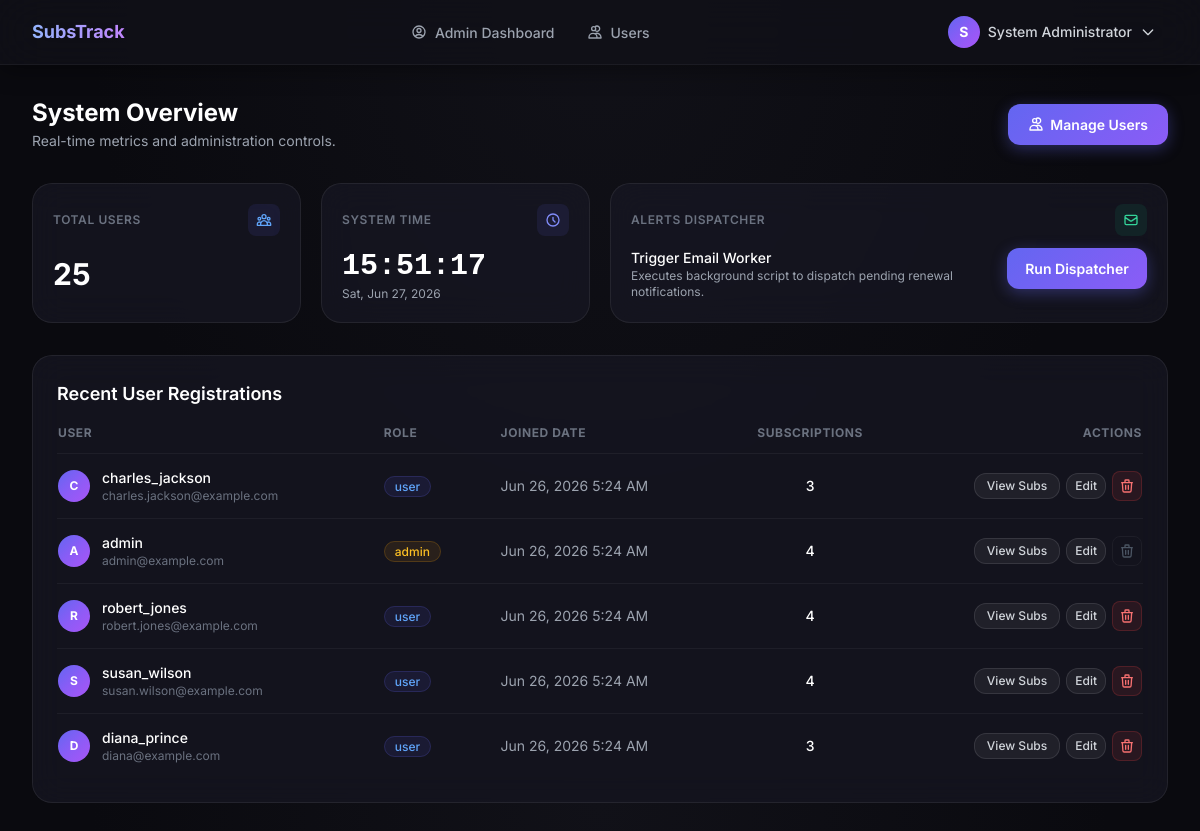
Screenshot of /admin (signed in) with the database file from the repository.
### tables this page shows
CREATE TABLE IF NOT EXISTS users (
    id           INT UNSIGNED    NOT NULL AUTO_INCREMENT,
    username     VARCHAR(50)     NOT NULL,
    full_name    VARCHAR(100)    NOT NULL,
    email        VARCHAR(150)    NOT NULL,
    password     VARCHAR(255)    NOT NULL,
    role         ENUM('admin','user') NOT NULL DEFAULT 'user',
    created_at   TIMESTAMP       NOT NULL DEFAULT CURRENT_TIMESTAMP,
    updated_at   TIMESTAMP       NOT NULL DEFAULT CURRENT_TIMESTAMP ON UPDATE CURRENT_TIMESTAMP,
    PRIMARY KEY (id),
    UNIQUE KEY uq_users_email    (email),
    UNIQUE KEY uq_users_username (username)
);

### controllers/AdminController.php (called while the page is built, shortened)
<?php
require_once dirname(__DIR__) . '/models/User.php';
require_once dirname(__DIR__) . '/models/Subscription.php';
require_once __DIR__ . '/Session.php';
class AdminController
{
    private User $userModel;
    private Subscription $subModel;
    public function __construct()
    {
        $this->userModel = new User();
        $this->subModel  = new Subscription();
    }
    public function dashboard(): void
    {
        $stats = [
            'total_users'         => $this->userModel->getCount(),
            'total_subscriptions' => $this->subModel->getTotalCount(),
            'active_subscriptions' => $this->subModel->getTotalActiveCount(),
            'global_monthly_spend' => $this->subModel->getGlobalMonthlySpend(),
        ];
        $recentUsers = $this->userModel->getRecentUsers(5);
        require_once dirname(__DIR__) . '/views/admin/dashboard.php';
    }
}

### config/database.php (called while the page is built, shortened)
<?php
class Database
{
    private static ?PDO $instance = null;
    public static function getInstance(): PDO
    {
        if (self::$instance === null) {
            $host    = $_ENV['DB_HOST']    ?? '127.0.0.1';
            $port    = $_ENV['DB_PORT']    ?? '3306';
            $dbname  = $_ENV['DB_NAME']    ?? 'subscription_tracker';
            $user    = $_ENV['DB_USER']    ?? 'root';
            $pass    = $_ENV['DB_PASS']    ?? '';
            $charset = $_ENV['DB_CHARSET'] ?? 'utf8mb4';
            $dsn = "mysql:host={$host};port={$port};dbname={$dbname};charset={$charset}";
            $options = [
                PDO::ATTR_ERRMODE            => PDO::ERRMODE_EXCEPTION,
                PDO::ATTR_DEFAULT_FETCH_MODE => PDO::FETCH_ASSOC,
                PDO::ATTR_EMULATE_PREPARES   => false,
                PDO::MYSQL_ATTR_FOUND_ROWS   => true,
                PDO::ATTR_TIMEOUT            => 5,
            ];
            try {
                self::$instance = new PDO($dsn, $user, $pass, $options);
            } catch (PDOException $e) {
                error_log('[Database] Connection failed: ' . $e->getMessage());
                die(json_encode(['error' => 'Database connection failed. Please try again later.']));
            }
        }
        return self::$instance;
    }
}

### models/User.php (called while the page is built, shortened)
<?php
require_once dirname(__DIR__) . '/config/database.php';
class User
{
    private PDO $db;
    public function __construct()
    {
        $this->db = Database::getInstance();
    }
    public function getCount(): int
    {
        $stmt = $this->db->prepare('SELECT COUNT(*) FROM users');
        $stmt->execute();
        return (int) $stmt->fetchColumn();
    }
    public function getRecentUsers(int $limit = 5): array
    {
        $stmt = $this->db->prepare(
            'SELECT u.id, u.username, u.full_name, u.email, u.role, u.created_at, COUNT(s.id) AS subscription_count
             FROM users u
             LEFT JOIN subscriptions s ON u.id = s.user_id
             GROUP BY u.id
             ORDER BY u.created_at DESC
             LIMIT ?'
        );
        $stmt->bindValue(1, $limit, PDO::PARAM_INT);
        $stmt->execute();
        return $stmt->fetchAll();
    }
}

### models/Subscription.php (called while the page is built, shortened)
<?php
require_once dirname(__DIR__) . '/config/database.php';
class Subscription
{
    private PDO $db;
    public function __construct()
    {
        $this->db = Database::getInstance();
    }
    public function getTotalCount(): int
    {
        $stmt = $this->db->prepare('SELECT COUNT(*) FROM subscriptions');
        $stmt->execute();
        return (int) $stmt->fetchColumn();
    }
    public function getTotalActiveCount(): int
    {
        $stmt = $this->db->prepare("SELECT COUNT(*) FROM subscriptions WHERE status = 'active'");
        $stmt->execute();
        return (int) $stmt->fetchColumn();
    }
    public function getGlobalMonthlySpend(): float
    {
        $stmt = $this->db->prepare("SELECT cost, billing_cycle FROM subscriptions WHERE status = 'active'");
        $stmt->execute();
        $rows = $stmt->fetchAll();
        $total = 0.0;
        foreach ($rows as $row) {
            $divisor = self::CYCLES[$row['billing_cycle']] ?? 1;
            $total  += (float) $row['cost'] / $divisor;
        }
        return round($total, 2);
    }
}

### controllers/Session.php (called while the page is built, shortened)
<?php
class Session
{
    public static function get(string $key, mixed $default = null): mixed
    {
        return $_SESSION[$key] ?? $default;
    }
}

### views/admin/dashboard.php (the view, shortened to what this page needs)
<?php
$stats           = $stats ?? [];
$recentUsers     = $recentUsers ?? [];
require_once __DIR__ . '/../layout/header.php';
require_once __DIR__ . '/../layout/navbar.php';
$loggedInAdminId = (int) \Session::get('user_id');
?>
<div class="min-h-screen">
    <main class="max-w-7xl mx-auto px-4 sm:px-6 lg:px-8 py-8 space-y-8 animate-slide-up">
        <div class="flex flex-col sm:flex-row sm:items-center sm:justify-between gap-4">
            <div class="flex items-center gap-4">
                <div>
                    <h1 class="text-2xl font-bold text-white">System Overview</h1>
                    <p class="text-gray-400 text-sm mt-0.5">Real-time metrics and administration controls.</p>
                </div>
            </div>
            <div>
                <a href="/admin/users" class="btn-primary">
                    <svg class="w-4 h-4 mr-1.5 inline" fill="none" viewBox="0 0 24 24" stroke="currentColor">
                        <path stroke-linecap="round" stroke-linejoin="round" stroke-width="2" d="M12 4.354a4 4 0 110 5.292M15 21H3v-1a6 6 0 0112 0v1zm0 0h6v-1a6 6 0 00-9-5.197M13 7a3 3 0 11-6 0 3 3 0 016 0z" />
                    </svg>
                    Manage Users
                </a>
            </div>
        </div>
        <div class="grid grid-cols-1 sm:grid-cols-2 lg:grid-cols-4 gap-5">
            <a href="/admin/users" class="glass-card p-5 hover:border-brand-500 hover:shadow-glow hover:-translate-y-0.5 transition-all duration-300 block cursor-pointer">
                <div class="flex items-center justify-between mb-5">
                    <span class="text-xs font-semibold text-gray-500 uppercase tracking-wider">Total Users</span>
                    <div class="w-8 h-8 rounded-lg bg-brand-500/10 flex items-center justify-center text-brand-400">
                    </div>
                </div>
                <p class="text-3xl font-bold text-white"><?= number_format($stats['total_users']) ?></p>
            </a>
            <div class="glass-card p-5 transition-all duration-300">
                <div class="flex items-center justify-between mb-3">
                    <span class="text-xs font-semibold text-gray-500 uppercase tracking-wider">System Time</span>
                    <div class="w-8 h-8 rounded-lg bg-indigo-500/10 flex items-center justify-center text-indigo-400">
                        <svg class="w-4 h-4" fill="none" viewBox="0 0 24 24" stroke="currentColor">
                            <path stroke-linecap="round" stroke-linejoin="round" stroke-width="2" d="M12 8v4l3 3m6-3a9 9 0 11-18 0 9 9 0 0118 0z" />
                        </svg>
                    </div>
                </div>
                <div class="flex flex-col">
                    <p id="digital-clock" class="text-3xl font-bold text-white font-mono">--:--:--</p>
                    <p id="digital-date" class="text-xs text-gray-400 mt-0.5">Loading date...</p>
                </div>
            </div>
            <div class="glass-card p-5 transition-all duration-300 sm:col-span-2">
                <div class="flex items-center justify-between mb-3">
                    <span class="text-xs font-semibold text-gray-500 uppercase tracking-wider">Alerts Dispatcher</span>
                    <div class="w-8 h-8 rounded-lg bg-emerald-500/10 flex items-center justify-center text-emerald-400">
                        <svg class="w-4 h-4" fill="none" viewBox="0 0 24 24" stroke="currentColor">
                            <path stroke-linecap="round" stroke-linejoin="round" stroke-width="2" d="M3 8l7.89 5.26a2 2 0 002.22 0L21 8M5 19h14a2 2 0 002-2V7a2 2 0 00-2-2H5a2 2 0 00-2 2v10a2 2 0 002 2z" />
                        </svg>
                    </div>
                </div>
                <div class="flex flex-col sm:flex-row sm:items-start justify-between gap-4">
                    <div>
                        <p class="text-sm font-medium text-white">Trigger Email Worker</p>
                        <p class="text-xs text-gray-400">Executes background script to dispatch pending renewal notifications.</p>
                    </div>
                    <button id="trigger-worker-btn" class="btn-primary flex items-center justify-center gap-2 whitespace-nowrap self-start sm:self-auto min-w-[140px]">
                        <span id="btn-text">Run Dispatcher</span>
                    </button>
                </div>
            </div>
        </div>
        <div class="glass-card p-6">
            <h2 class="text-lg font-semibold text-white mb-4">Recent User Registrations</h2>
            <?php if (empty($recentUsers)): ?>
                <p class="text-gray-500 text-sm py-4">No users registered in the system.</p>
            <?php else: ?>
                <div class="overflow-x-auto">
                    <table class="w-full text-left border-collapse">
                        <thead>
                            <tr class="border-b border-white/5 text-xs text-gray-500 uppercase tracking-wider font-semibold">
                                <th class="pb-3 pr-4">User</th>
                                <th class="pb-3 px-4">Role</th>
                                <th class="pb-3 px-4">Joined Date</th>
                                <th class="pb-3 px-4 text-center">Subscriptions</th>
                                <th class="pb-3 pl-4 text-right">Actions</th>
                            </tr>
                        </thead>
                        <tbody class="divide-y divide-white/5 text-sm">
                            <?php foreach ($recentUsers as $u): ?>
                                <tr>
                                    <td class="py-3.5 pr-4 flex items-center gap-3">
                                        <div class="w-8 h-8 rounded-full bg-gradient-brand flex items-center justify-center text-xs font-bold text-white">
                                            <?= strtoupper(substr($u['username'], 0, 1)) ?>
                                        </div>
                                        <div>
                                            <p class="font-medium text-white"><?= htmlspecialchars($u['username'], ENT_QUOTES) ?></p>
                                            <p class="text-xs text-gray-500"><?= htmlspecialchars($u['email'], ENT_QUOTES) ?></p>
                                        </div>
                                    </td>
                                    <td class="py-3.5 px-4">
                                        <span class="text-xs font-medium px-2.5 py-0.5 rounded-full border <?= $u['role'] === 'admin' ? 'bg-amber-500/10 border-amber-500/20 text-amber-400' : 'bg-brand-500/10 border-brand-500/20 text-brand-400' ?>">
                                            <?= htmlspecialchars($u['role'], ENT_QUOTES) ?>
                                        </span>
                                    </td>
                                    <td class="py-3.5 px-4 text-gray-400">
                                        <?= date('M j, Y g:i A', strtotime($u['created_at'])) ?>
                                    </td>
                                    <td class="py-3.5 px-4 text-center text-white font-medium">
                                        <?= $u['subscription_count'] ?>
                                    </td>
                                    <td class="py-3.5 pl-4 text-right">
                                        <div class="flex items-center justify-end gap-1.5">
                                            <a href="/admin/users/<?= $u['id'] ?>/subscriptions" class="btn-secondary py-1 px-3 text-xs">View Subs</a>
                                            <a href="/admin/users/<?= $u['id'] ?>/edit" class="btn-secondary py-1 px-2 text-xs">Edit</a>
                                            <?php if ($u['id'] !== $loggedInAdminId): ?>
                                                <form method="POST" action="/admin/users/<?= $u['id'] ?>/delete"
                                                    class="inline-block delete-confirm-form"
                                                    data-confirm="Are you sure you want to permanently delete user &quot;<?= htmlspecialchars($u['username'], ENT_QUOTES) ?>&quot;?<br/><br/>This will also cascade delete all subscriptions and email alerts for this account!">
                                                    <button type="submit"
                                                        class="flex items-center justify-center p-1.5 rounded-lg bg-red-500/10 hover:bg-red-500/20 text-red-400 border border-red-500/20 hover:border-red-500/40 transition-all duration-200"
                                                        title="Delete User">
                                                        <svg class="w-4 h-4" fill="none" viewBox="0 0 24 24" stroke="currentColor">
                                                            <path stroke-linecap="round" stroke-linejoin="round" stroke-width="2" d="M19 7l-.867 12.142A2 2 0 0116.138 21H7.862a2 2 0 01-1.995-1.858L5 7m5 4v6m4-6v6m1-10V4a1 1 0 00-1-1h-4a1 1 0 00-1 1v3M4 7h16" />
                                                        </svg>
                                                    </button>
                                                </form>
                                            <?php else: ?>
                                                <span class="p-1.5 text-gray-600 cursor-not-allowed border border-white/5 rounded-lg" title="Cannot delete yourself">
                                                    <svg class="w-4 h-4" fill="none" viewBox="0 0 24 24" stroke="currentColor">
                                                        <path stroke-linecap="round" stroke-linejoin="round" stroke-width="2" d="M19 7l-.867 12.142A2 2 0 0116.138 21H7.862a2 2 0 01-1.995-1.858L5 7m5 4v6m4-6v6m1-10V4a1 1 0 00-1-1h-4a1 1 0 00-1 1v3M4 7h16" />
                                                    </svg>
                                                </span>
                                            <?php endif; ?>
                                        </div>
                                    </td>
                                </tr>
                            <?php endforeach; ?>
                        </tbody>
                    </table>
                </div>
            <?php endif; ?>
        </div>
    </main>
</div>
<?php require_once __DIR__ . '/../layout/footer.php'; ?>

### rows the page displays
users: username "C", username "charles_jackson", email "charles.jackson@example.com", role "user", created_at "Jun 26, 2026 5:24 AM", subscription_count "3"
users: username "A", username "admin", email "admin@example.com", role "admin", created_at "Jun 26, 2026 5:24 AM", subscription_count "4"
users: username "R", username "robert_jones", email "robert.jones@example.com", role "user", created_at "Jun 26, 2026 5:24 AM", subscription_count "4"
users: username "S", username "susan_wilson", email "susan.wilson@example.com", role "user", created_at "Jun 26, 2026 5:24 AM", subscription_count "4"
users: username "D", username "diana_prince", email "diana@example.com", role "user", created_at "Jun 26, 2026 5:24 AM", subscription_count "3"

### other values shown
substr($currentFullName, 0, 1) "S"
$currentFullName "System Administrator"
$stats['total_users'] "25"
